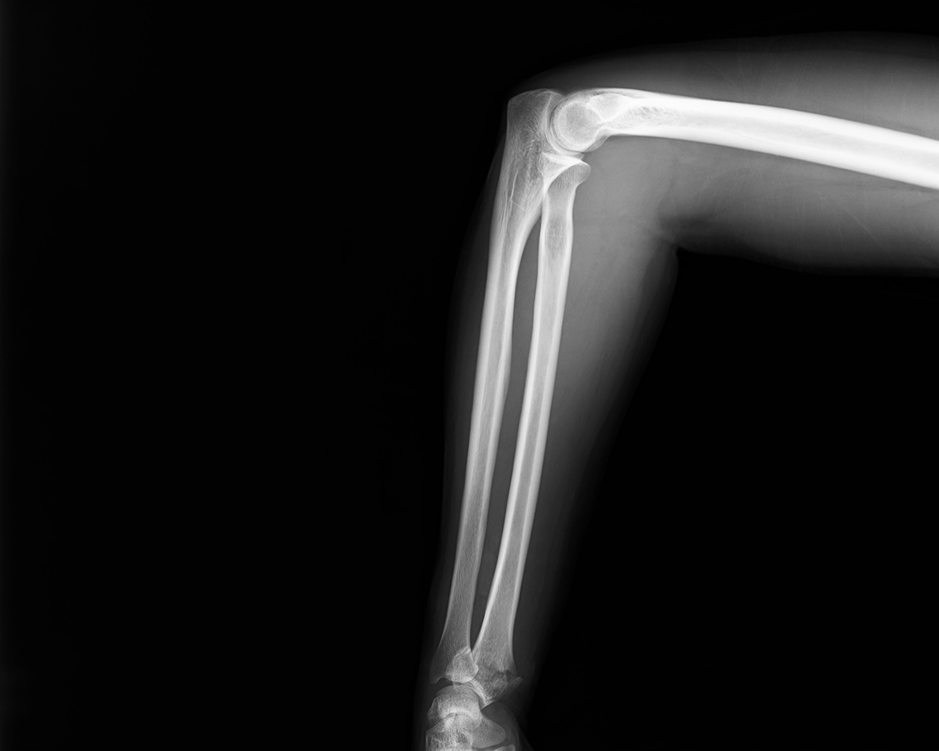
#> input picture ID002-xray.png, 939 x 751 px, shrunk from 1600 x 1280 before the run, found by its file name
$ python analyze_image.py
#> lines starting #> are read from the running program, lines starting #| are printed output that depends on the picture; after the words box and inside, x2 and y2 are one past the last pixel; in counts of white or black regions, pixels touching at a corner belong together
import cv2
import numpy as np
from PIL import Image

def analyze():
    input_path = 'ID002-xray.png'
    output_dir = 'ID002-xray_analysis/'

    img = cv2.imread(input_path)
#> img is the input picture: shape (751, 939, 3); min 0, max 254, mean 28.3
    if img is None:
        print(f"Error: Could not load image at {input_path}")
        return

    # 01_original.png
    cv2.imwrite(output_dir + '01_original.png', img)

    # 02_grayscale.png
    gray = cv2.cvtColor(img, cv2.COLOR_BGR2GRAY)
    cv2.imwrite(output_dir + '02_grayscale.png', gray)

    # 03_contrast_enhanced.png (CLAHE)
    clahe = cv2.createCLAHE(clipLimit=2.0, tileGridSize=(8,8))
    contrast_enhanced = clahe.apply(gray)
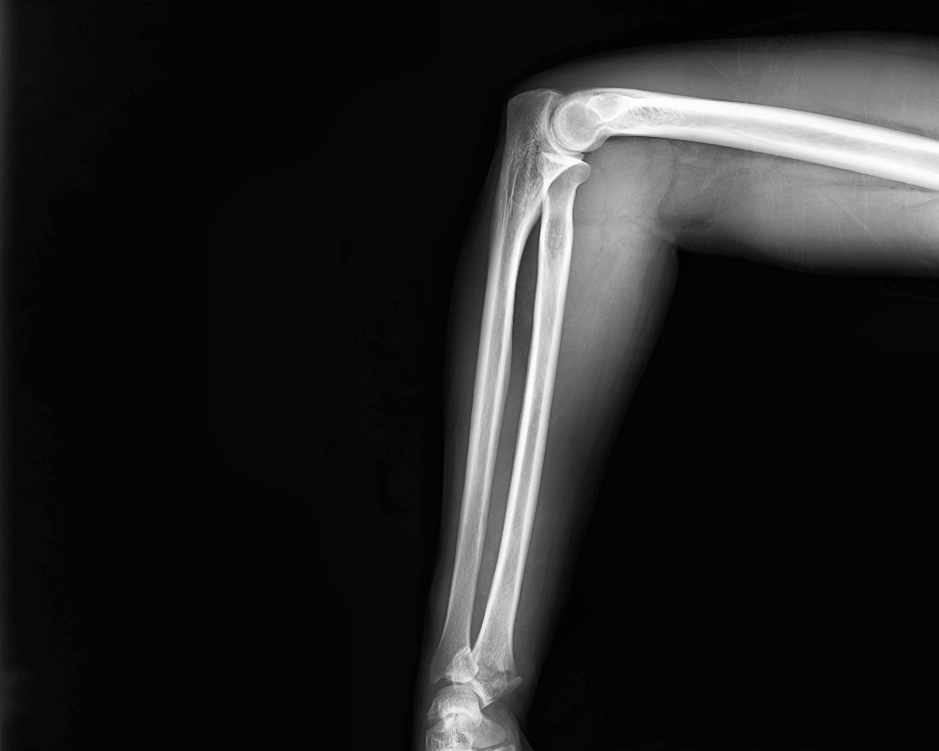
#> contrast_enhanced: shape (751, 939); min 1, max 255, mean 34.8
    cv2.imwrite(output_dir + '03_contrast_enhanced.png', contrast_enhanced)

    # 04_sharpened.png
    kernel = np.array([[-1,-1,-1], [-1,9,-1], [-1,-1,-1]])
    sharpened = cv2.filter2D(contrast_enhanced, -1, kernel)
    cv2.imwrite(output_dir + '04_sharpened.png', sharpened)

    # 05_edge_enhanced.png (Canny)
    edges = cv2.Canny(contrast_enhanced, 30, 150)
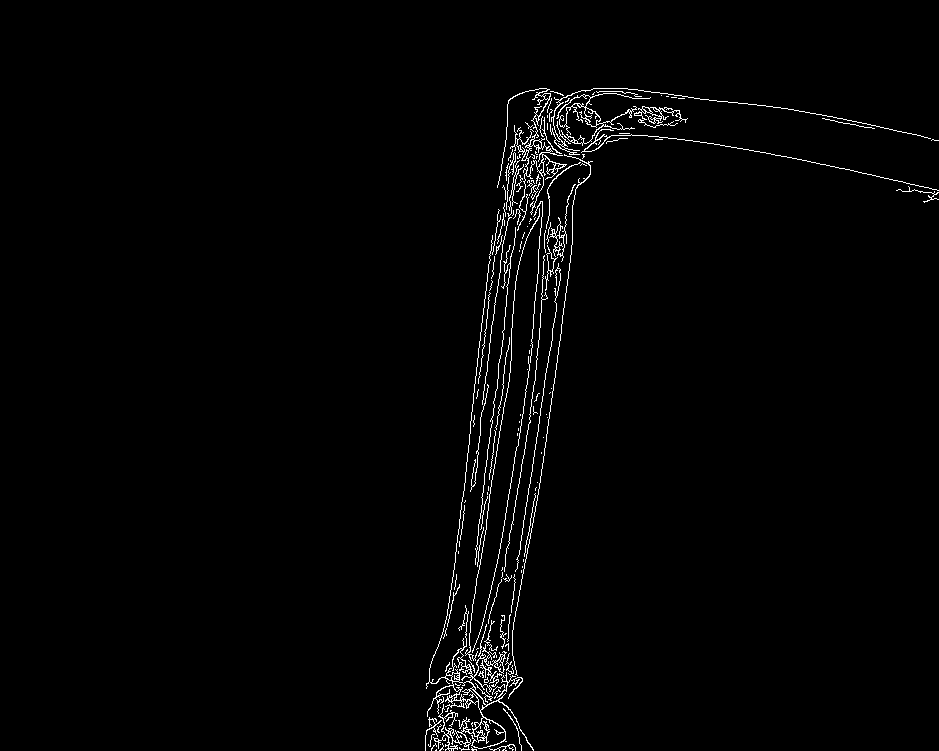
#> edges: shape (751, 939); 1.6% white in thin lines or dots, all inside (x1, y1, x2, y2) = (425, 88, 939, 751)
    # Create a color version of edges for consistent format if needed,
    # but saving as grayscale is fine.
    cv2.imwrite(output_dir + '05_edge_enhanced.png', edges)

    # 06_zoom_region_1.png (Elbow joint area)
    # Based on visual inspection, elbow is roughly at the top
    h, w = gray.shape
#> h = 751; w = 939
    zoom_elbow = img[0:int(h*0.4), int(w*0.4):w]
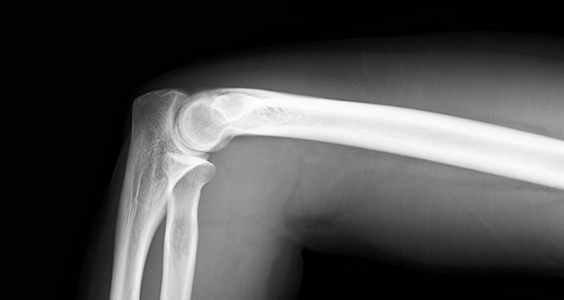
#> zoom_elbow: shape (300, 564, 3); min 0, max 254, mean 76.4
    if zoom_elbow.size > 0:
        cv2.imwrite(output_dir + '06_zoom_region_1.png', zoom_elbow)

    # 07_zoom_region_2.png (Distal forearm/wrist area)
    zoom_wrist = img[int(h*0.7):h, int(w*0.4):w]
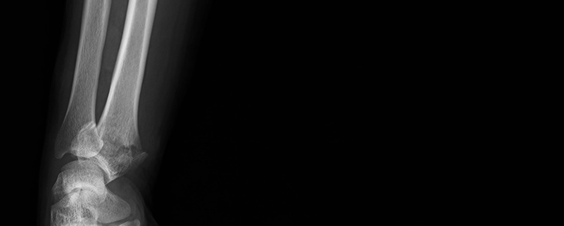
#> zoom_wrist: shape (226, 564, 3); min 0, max 229, mean 18.9
    if zoom_wrist.size > 0:
        cv2.imwrite(output_dir + '07_zoom_region_2.png', zoom_wrist)

    print("Analysis complete. Images generated in " + output_dir)

if __name__ == "__main__":
    analyze()

$ run again, with ID001-xray.png copied over ID002-xray.png
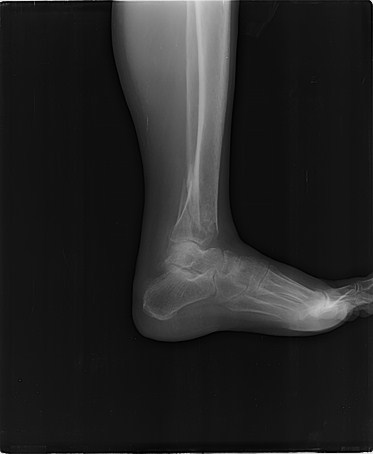
#> input picture ID001-xray.png, 373 x 454 px, found by its file name
#> in analyze, img is the input picture: shape (454, 373, 3); min 0, max 237, mean 36.5
#> in analyze, `edges = cv2.Canny(contrast_enhanced, 30, 150)`:
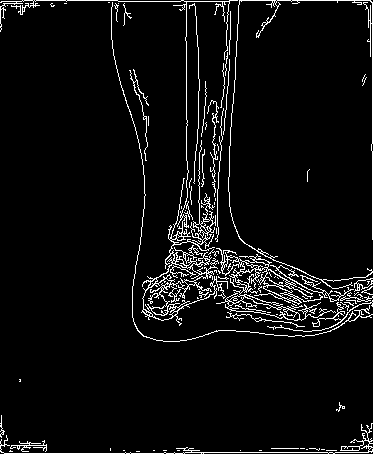
#> edges: shape (454, 373); 5.4% white in thin lines or dots
#> in analyze, `zoom_wrist = img[int(h*0.7):h, int(w*0.4):w]`:
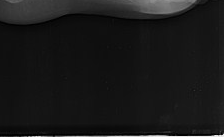
#> zoom_wrist: shape (137, 224, 3); min 0, max 237, mean 25

$ run again, with ID003-xray.png copied over ID002-xray.png
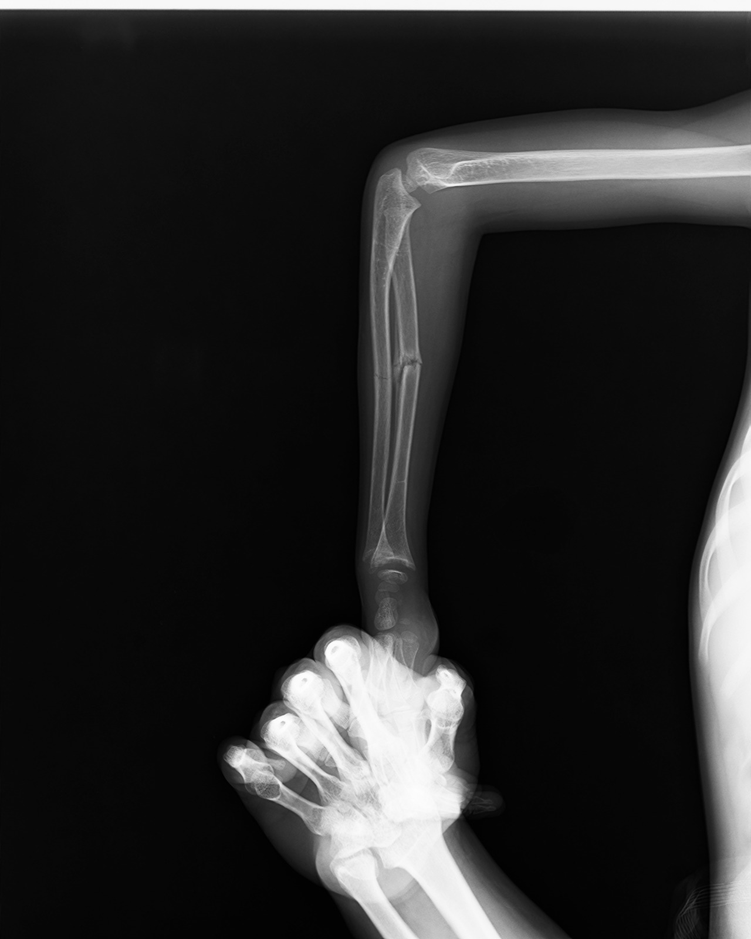
#> input picture ID003-xray.png, 751 x 939 px, shrunk from 1280 x 1600 before the run, found by its file name
#> in analyze, img is the input picture: shape (939, 751, 3); min 0, max 255, mean 42
#> in analyze, `edges = cv2.Canny(contrast_enhanced, 30, 150)`:
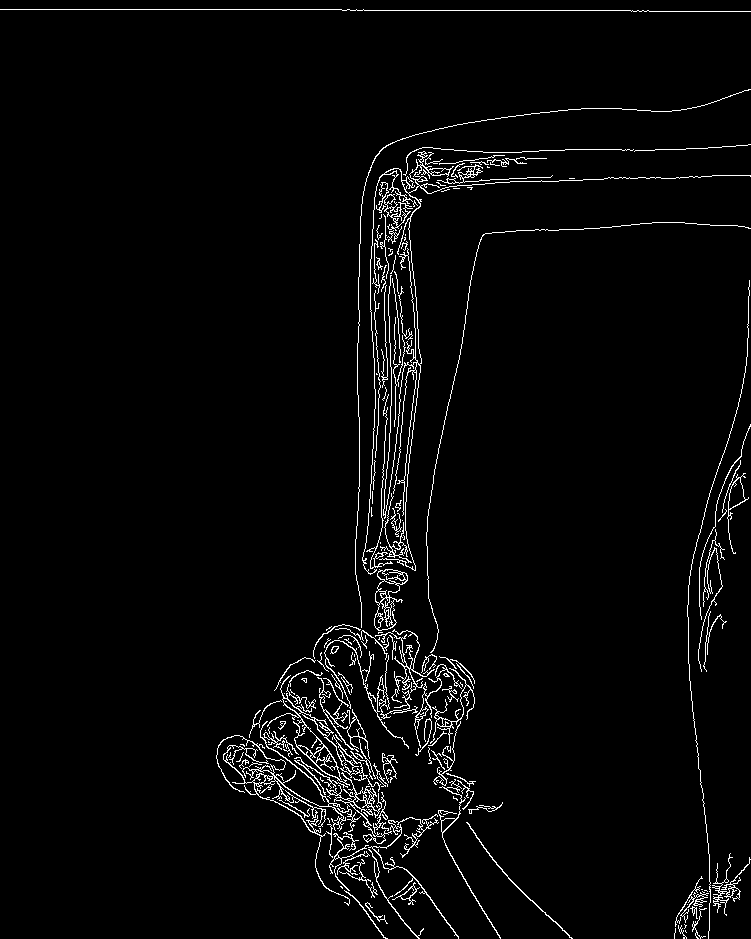
#> edges: shape (939, 751); 3% white in thin lines or dots
#> in analyze, `zoom_wrist = img[int(h*0.7):h, int(w*0.4):w]`:
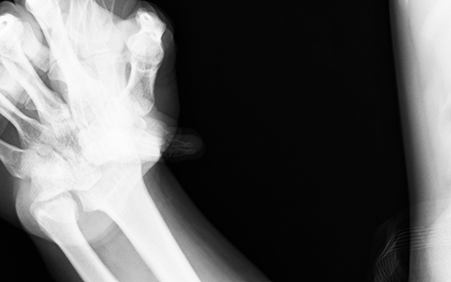
#> zoom_wrist: shape (282, 451, 3); min 0, max 254, mean 95.4
